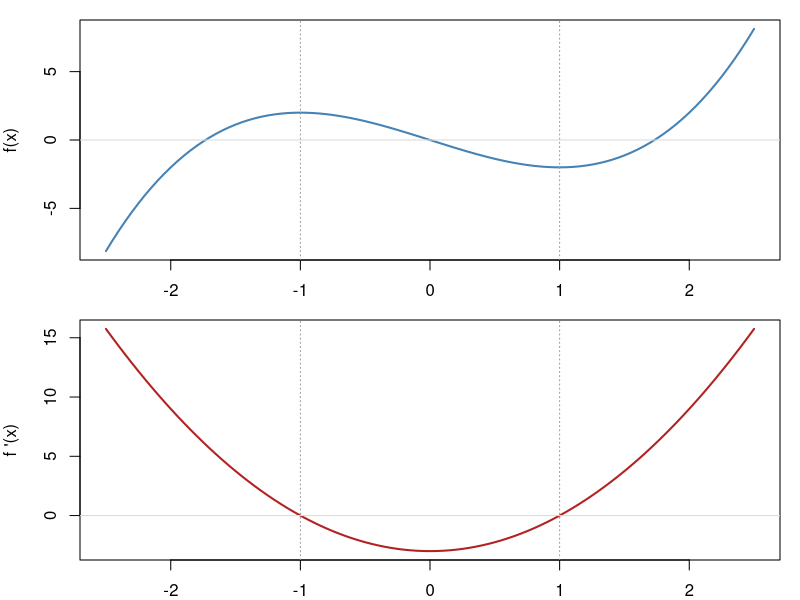

The R script that drew this image: (Note: this script raises an error after producing the figure.)
## ---- chunk 1
par(mfrow = c(2, 1), mar = c(2, 4, 1, 1))
curve(x^3 - 3*x, from = -2.5, to = 2.5, ylab = "f(x)", xlab = "", col = "steelblue", lwd = 2)
abline(v = c(-1, 1), lty = 3, col = "grey60"); abline(h = 0, col = "grey85")
curve(3*x^2 - 3, from = -2.5, to = 2.5, ylab = "f '(x)", xlab = "x", col = "firebrick", lwd = 2)
abline(v = c(-1, 1), lty = 3, col = "grey60"); abline(h = 0, col = "grey85")
par(mfrow = c(1, 1))
## ---- chunk 2
embed_desmos("1xz2z9voqt")
## ---- chunk 3
embed_youtube("zfjFip1bn4w", 
              title = "The derivative from first principles",
              playlist = "PLg2tfDG3Ww4t138qhXTtbTEUvoxxQ0R_x")
## ---- chunk 4
embed_youtube("dCLROihqi2Q", 
              title = "The derivative from first principles",
              playlist = "PLg2tfDG3Ww4sJ7QwwiOsWGmSZSjqEAXn_&index=17")
## ---- chunk 5
curve(1000 + 30*x + 0.05*x^2, from = 60, to = 140, ylab = "Cost (£)", xlab = "Output q",
      col = "steelblue", lwd = 2)
abline(a = 4500 - 40*100, b = 40, lty = 2, col = "firebrick", lwd = 2)
points(100, 4500, pch = 16)
## ---- chunk 6
embed_desmos("lo5nthnij2")
## ---- chunk 7
embed_youtube("97qyQGRcTgs", 
              title = "Implicit differentiation",
              playlist = "PLg2tfDG3Ww4t892lD66uSNYX377HaV-uX")
## ---- chunk 8
embed_youtube("h9Q-_W7_YG4", 
              title = "Differential equations and their solutions",
              playlist = "PLg2tfDG3Ww4uYfwEod2-v5hPBVal-_iWZ")
